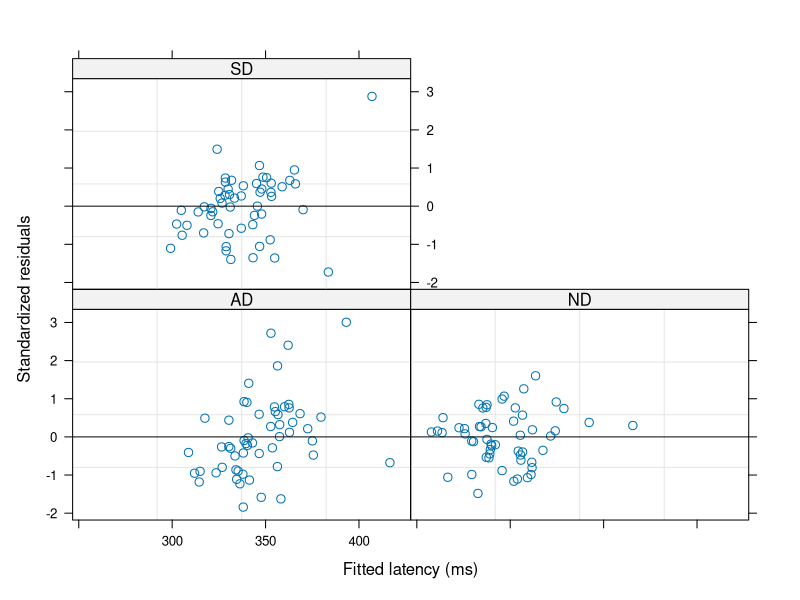
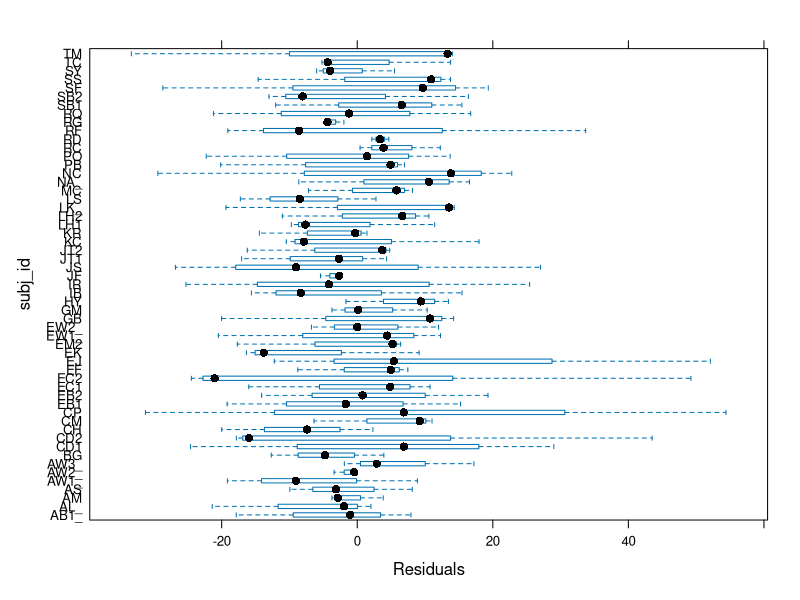
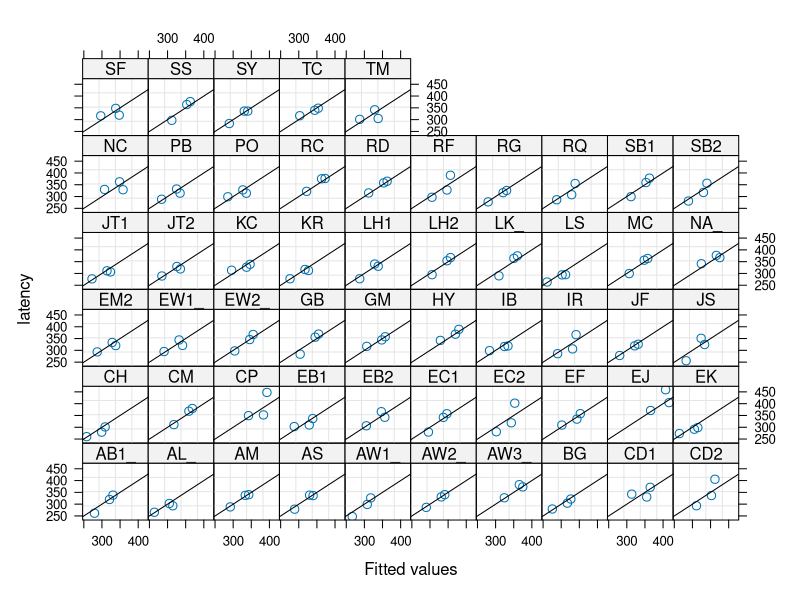

Write the R code that produced these figures, in order.
## This script computes linear mixed effects model for the latency data.

## I found guidance on Anovas/Linear models in R here:
## https://gribblelab.wordpress.com/2009/03/09/repeated-measures-anova-using-r/
## and here:
## https://seriousstats.wordpress.com/tag/rank-transformation/

##NB: source like this: source('Nonranked.r', print.eval=TRUE)

## Set factor contrasts option, important for aov() function.
options(contrasts=c("contr.treatment","contr.treatment"))

latdat <- read.csv('AnovaR.csv')

## Using Linear Mixed Effects models
require(nlme)

## Compute ranks to carry out ANOVA on the ranks
##rlatency <- rank(latdat$latency)

## The formulae here are:
## fixed effects: latency "is predicted by" condition_str as a factor.
## random effects: "is predicted by" "subj_id"
nonranked <- lme(fixed = latency ~ condition_str, random = ~1|subj_id, data=latdat)
## ------------------------------------------------------------------------------
summary(nonranked)
## ------------------------------------------------------------------------------
anova(nonranked)

## Method="ML" is equivalent in the lme() function to REML=FALSE for the lmer function.
nonranked.null <- lme(latency ~ 1, random= ~1|subj_id, data=latdat, method="ML")
nonranked.mdl <- lme(latency ~ condition_str, random= ~1|subj_id, data=latdat, method="ML")
anova(nonranked.null, nonranked.mdl)

setEPS()
postscript(file='../paper/figures/lme_latency_resid1.eps')
plot(nonranked, resid(., type = "p") ~ fitted(.) | condition_str, abline = 0, xlab=c("Fitted latency (ms)"))
dev.off()

setEPS()
postscript(file='../paper/figures/lme_latency_resid2.eps')
plot(nonranked, subj_id ~ resid(.))
dev.off()

setEPS()
postscript(file='../paper/figures/lme_latency_fits.eps')
plot(nonranked, latency ~ fitted(.) | subj_id, abline = c(0,1))
dev.off()
